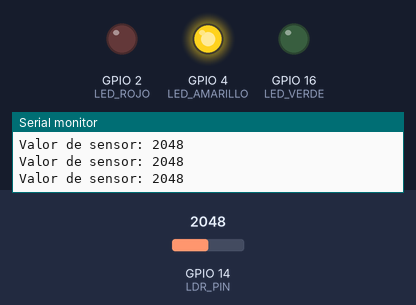
A program run on a simulated ESP32. On the bench: output pins drawn as LEDs (lit = HIGH), the last lines printed to the serial monitor. Inputs (shaded band) come from the test bench; at power-on: GPIO 14 (LDR_PIN) = 2048.

Above: at 1.2 s.
1.3 s: GPIO 14 (LDR_PIN) set to 2771
2.8 s: GPIO 14 (LDR_PIN) set to 2871
At 4.2 s:
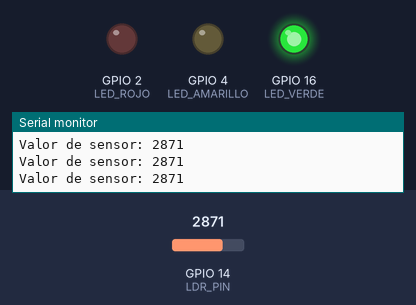
4.5 s: GPIO 14 (LDR_PIN) set to 960
At 5.6 s:
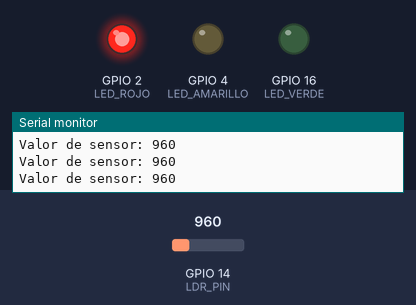
6.0 s: GPIO 14 (LDR_PIN) set to 1052
At 6.8 s:
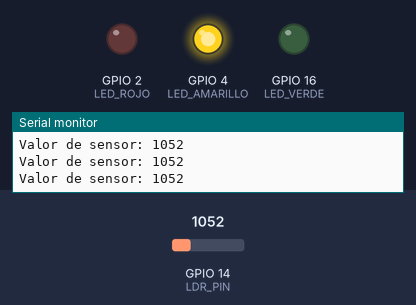
7.5 s: GPIO 14 (LDR_PIN) set to 491
At 8.0 s:
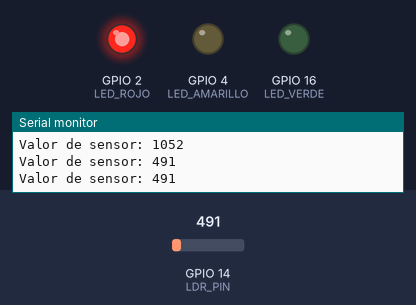
Timing chart, 0 to 10.0 s (numbered marks = the images above; inputs shaded):
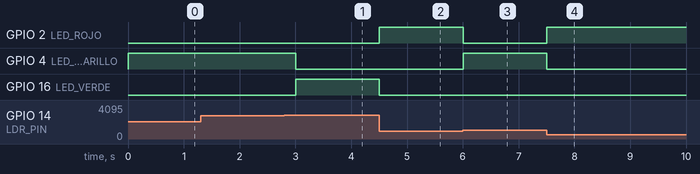

The program:

main.cpp
```cpp
#include <Arduino.h>

const int LDR_PIN = 14;
const int LED_ROJO = 2;
const int LED_AMARILLO = 4;
const int LED_VERDE = 16;


const bool INVERTIR = false;

const int UMBRAL_BAJO = 1000;   // poca luz
const int UMBRAL_ALTO = 2800;   //  mucha luz

void setup() {
  Serial.begin(115200);
  pinMode(LED_ROJO, OUTPUT);
  pinMode(LED_AMARILLO, OUTPUT);
  pinMode(LED_VERDE, OUTPUT);
}

void loop() {
  int luz = analogRead(LDR_PIN);      // 0 a 4095
  if (INVERTIR) luz = 4095 - luz;

  digitalWrite(LED_ROJO, luz < UMBRAL_BAJO);
  digitalWrite(LED_AMARILLO, luz >= UMBRAL_BAJO && luz < UMBRAL_ALTO);
  digitalWrite(LED_VERDE, luz >= UMBRAL_ALTO);

  Serial.print("Valor de sensor: ");
  Serial.println(luz);
  delay(300);
}
```

Measured:
- the behaviour switches between 2799 and 2800 on GPIO 14 (LDR_PIN) (found by bisection; images 0 and 1)
- the behaviour switches between 999 and 1000 on GPIO 14 (LDR_PIN) (found by bisection; images 2 and 3)
- after the input at 2.8 s, GPIO 4 (LED_AMARILLO): HIGH → LOW after 0.20 s; GPIO 16 (LED_VERDE): LOW → HIGH after 0.20 s
- after the input at 4.5 s, GPIO 2 (LED_ROJO): LOW → HIGH at once; GPIO 16 (LED_VERDE): HIGH → LOW at once
- after the input at 6.0 s, GPIO 2 (LED_ROJO): HIGH → LOW at once; GPIO 4 (LED_AMARILLO): LOW → HIGH at once
- after the input at 7.5 s, GPIO 2 (LED_ROJO): LOW → HIGH at once; GPIO 4 (LED_AMARILLO): HIGH → LOW at once
